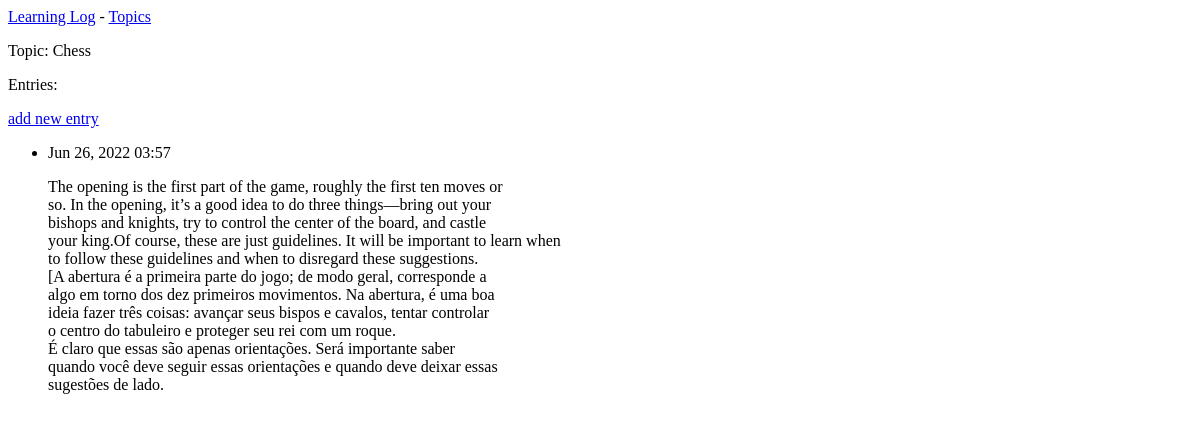
Page /topics/1/ on the earlier database version.
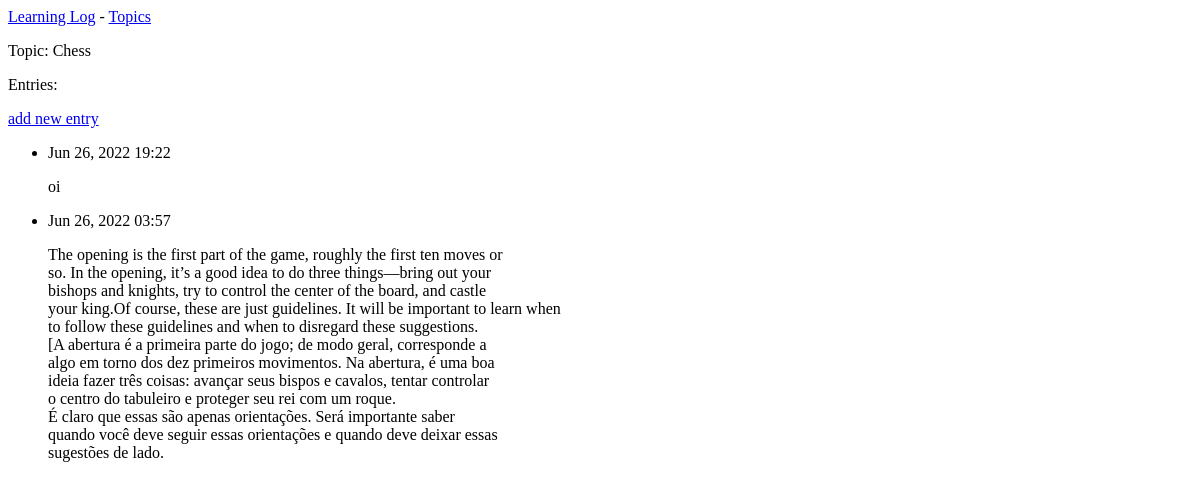
Same page on the later database version.
### learning_logs/models.py (models this page shows, shortened)
class Topic(models.Model):
    text = models.CharField(max_length=200)
    date_added = models.DateTimeField(auto_now_add=True)
    def __str__(self):
        return self.text

class Entry(models.Model):
    topic = models.ForeignKey(Topic)
    text = models.TextField()
    date_added = models.DateTimeField(auto_now_add=True)
    class Meta:
        verbose_name_plural = 'entries'

### learning_logs/views.py (the view)
# urls.py: url(r'^topics/(?P<topic_id>\d+)/$', views.topic, name='topic'),
def topic(request, topic_id):
    topic = Topic.objects.get(id=topic_id)
    entries = topic.entry_set.order_by('-date_added')
    context = {'topic': topic, 'entries': entries}
    return render(request, 'learning_logs/topic.html', context)

### learning_logs/templates/learning_logs/topic.html
{% extends 'learning_logs/base.html' %}
{% block content %}
  <p>Topic: {{topic}}</p>
  <p>Entries: </p>
  <p>
    <a href="{% url 'learning_logs:new_entry' topic.id %}"> add new entry</a>
  </p>
  <ul>
    {% for entry in entries %}
      <li>
        <p>{{entry.date_added|date:'M d, Y H:i'}}</p>
        <p>{{entry.text|linebreaks}}</p>
      </li>
      {%empty%}
      <li>
        There are no entries for this topic yet.
      </li>
    {% endfor %}
  </ul>
{% endblock content %}

### learning_logs/templates/learning_logs/base.html
<p>
  <a href="{% url 'learning_logs:index' %}">Learning Log</a> -
  <a href="{% url 'learning_logs:topics' %}">Topics</a>
</p>
{% block content %}{% endblock content %}

Differences in the rows shown:
added Entry: date_added "Jun 26, 2022 19:22", text "oi"
